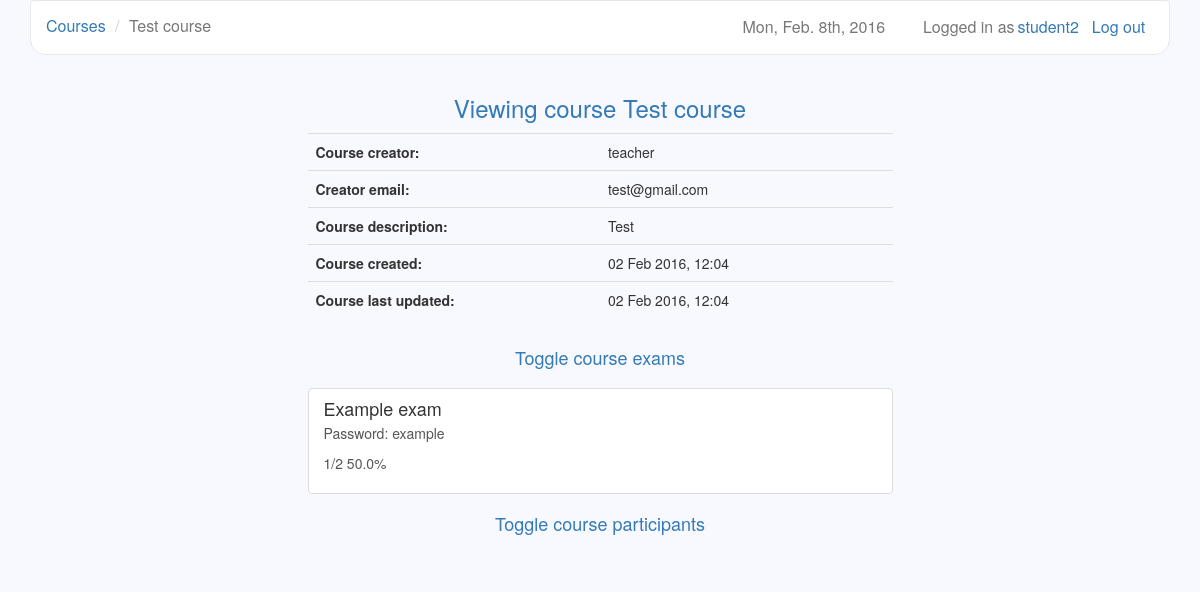
The app's page /courses/6/s (signed in), older data.
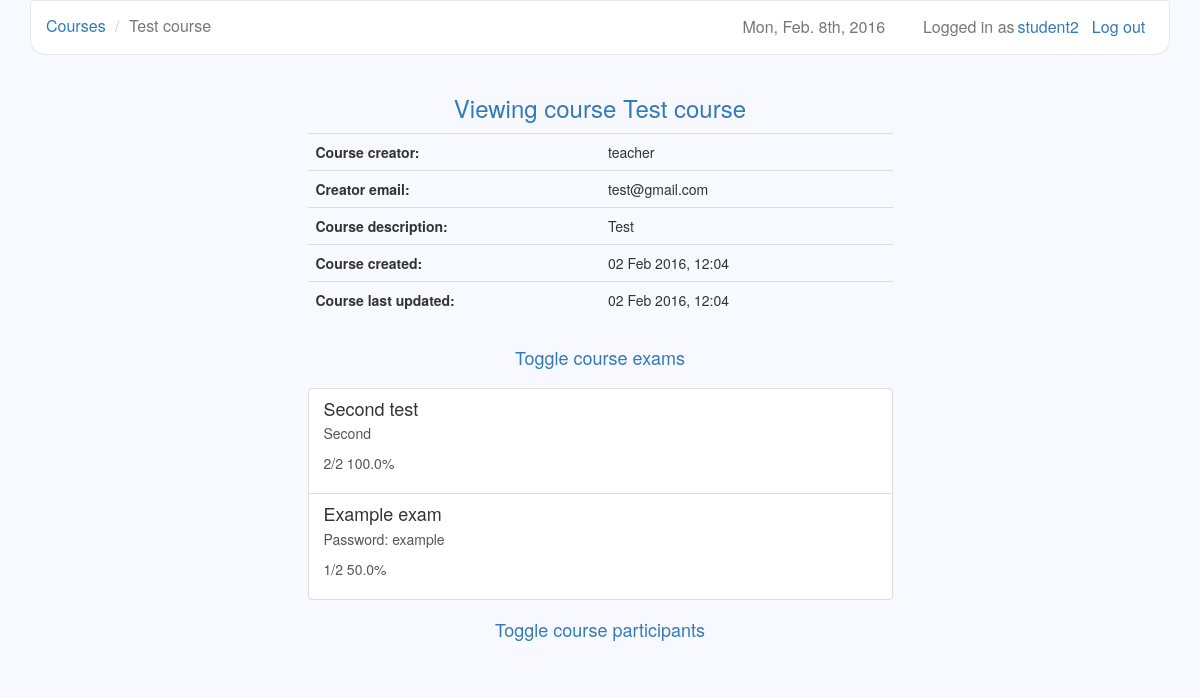
The same page, newer data.
### users/models.py (models this page shows)
class User(AbstractUser):
    is_teacher = models.BooleanField(default=False)

### courses/models.py (models this page shows, shortened)
class Course(models.Model):
    owner = models.ForeignKey(settings.AUTH_USER_MODEL, related_name='owner')
    name = models.CharField(max_length=30)
    description = models.TextField(blank=True)
    created = models.DateTimeField(auto_now_add=True)
    updated = models.DateTimeField(auto_now=True)
    participants = models.ManyToManyField(settings.AUTH_USER_MODEL, blank=True,
        through='Participation')

### exams/models.py (models this page shows, shortened)
class Exam(models.Model):
    name = models.CharField(max_length=30)
    description = models.TextField(blank=True)
    created = models.DateTimeField(auto_now_add=True)
    updated = models.DateTimeField(auto_now=True)
    password = models.CharField(max_length=10, blank=True)
    time_limit = models.TimeField()
    active_from = models.DateTimeField()
    active_to = models.DateTimeField()
    course = models.ForeignKey(Course)
    category = models.CharField(max_length=30)
    question_count = models.IntegerField()
    questions = models.ManyToManyField(Question, blank=True,
        through='ExamQuestion')

### courses/views.py (the view)
# urls.py: url(r'^(?P<course_id>\d+)/s$', views.view_course, name='view_course'),
@user_passes_test(student_check)
def view_course(request, course_id):
    if (Participation.objects.filter(user=request.user, course=course_id)
        .exists()):
        course = Course.objects.get(id=course_id)
        scores = {}
        exams = Exam.objects.filter(course=course_id).order_by('active_to')
        participants = Participation.objects.filter(course=course_id)
        for exam in exams:
                try:
                    count = ExamQuestion.objects.filter(exam=exam).count()
                    score = Score.objects.get(user=request.user,
                        exam=exam).score
                    scores[exam] = format_score(score, count)
                except ObjectDoesNotExist:
                    scores[exam] = "Not taken"
        return render(request, 'view_course.html', {'course': course,
            'participants': participants, 'exams': exams, 'scores': scores})
    return redirect('/courses/s')

### courses/templatetags/get_item.py (called while the page is built)
@register.filter
def get_item(dictionary, key):
    return dictionary.get(key)

### courses/views.py (called while the page is built)
def student_check(user):
    if user.is_anonymous():
        return False
    return not user.is_teacher

def format_score(score, count):
    percentage = str(float(score) / float(count) * 100) + '%'
    return str(score) + '/' + str(count) + ' ' + percentage

### courses/templates/view_course.html (shortened to what this page needs)
{% extends 'base.html' %}
{% load get_item %}
{% block navigation %}
  <li><a href="{% url 'student_courses' %}">Courses</a></li>
  <li class="active">{{ course.name }}</li>
{% endblock %}
{% block header %}Viewing course {{ course.name }}{% endblock %}
{% block dashboard %}
  <table class="table table-hover">
    <tr>
      <th>Course creator:</th>
      <td>{{ course.owner }}</td>
    </tr>
    <tr>
      <th>Creator email:</th>
      <td>{{ course.owner.email }}</td>
    </tr>
    <tr>
      <th>Course description:</th>
      <td>{{ course.description }}</td>
    </tr>
    <tr>
      <th>Course created:</th>
      <td>{{ course.created|date }}</td>
    </tr>
    <tr>
      <th>Course last updated:</th>
      <td>{{ course.updated|date }}</td>
    </tr>
  </table>
  <h4 class="text-center"><a class="btn" id="show-exams">Toggle course exams</a></h4>
    <div id="exams">
      {% for exam in exams %}
        <a class="list-group-item"
          href="{% url 'view_exam' course.id exam.id %}">
          <h4 class="list-group-item-heading">{{ exam.name }}</h4>
          <p class="list-group-item-description">{{ exam.description }}</p>
          <p class="list-group-item-description"> {{ scores|get_item:exam }}</p>
        </a>
      {% endfor %}
    </div>
  <h4 class="text-center"><a class="btn" id="show-participants">Toggle course participants</a></h4>
{% endblock %}

### django-lms/templates/base.html (shortened to what this page needs)
{% load staticfiles %}
<!DOCTYPE html>
<html>
  <head>
    <link href="/static/bootstrap/css/bootstrap.min.css" rel="stylesheet">
    <link href="/static/datetimepicker/jquery.datetimepicker.css"
      rel="stylesheet">
    <link href="/static/base.css" rel="stylesheet">
  </head>
  <body>
    <div class="container">
      <nav class="navbar navbar-default" role="navigation">
        {% if user.is_active %}
          <a class="btn navbar-btn navbar-right" id="logout"
            href="{% url 'logout' %}">
            Log out
          </a>
          <span class="navbar-text navbar-right" id="user">
            {{ user.username }}
          </span>
          <span class="navbar-text navbar-right">Logged in as</span>
        {% else %}
          <a class="navbar-brand" href="/">Django-LMS</a>
        {% endif %}
        <span class="navbar-text navbar-right" id="date">
          {% now "D, M. jS, Y" %}
        </span>
        <ul class="breadcrumb">
          {% block navigation %}{% endblock %}
        </ul>
      </nav>
      <div class="row">
        <h3 class="text-primary text-center">
          {% block header %}{% endblock %}
        </h3>
        <div class="list-group center">
          {% block dashboard %}{% endblock %}
        </div>
      </div>
    </div>
  </body>
</html>

### django-lms/static/base.css (style rules this page uses)
body { background-color: #F8F8FF; }
#date, #logout { margin-right: 1%; padding-right: 1%; font-size: 16px; }
#user { margin-left: 3px; color: #337ab7; }
table { table-layout:fixed; width: 70%; border-collapse: collapse; }
td { word-wrap:break-word; }
.list-group-item { background-color: white; }
.list-group-item-description { overflow: hidden; text-overflow: ellipsis; }
.center { width: 50%; margin-top: 1%; margin-left: auto; margin-right: auto; }
.navbar { border-bottom-right-radius: 15px; border-bottom-left-radius: 15px; }
.navbar-default { background-color: white; }
.navbar-text { font-size: 16px; }
.breadcrumb { background-color: transparent; margin-top: 0.5%; margin-bottom: -1%; font-size: 16px; }
#show-exams, #show-participants { font-size: 18px; }

Row changes from the older to the newer data that the page shows:
added Exam: name "Second test", description "Second", id "2/2 100.0%"
